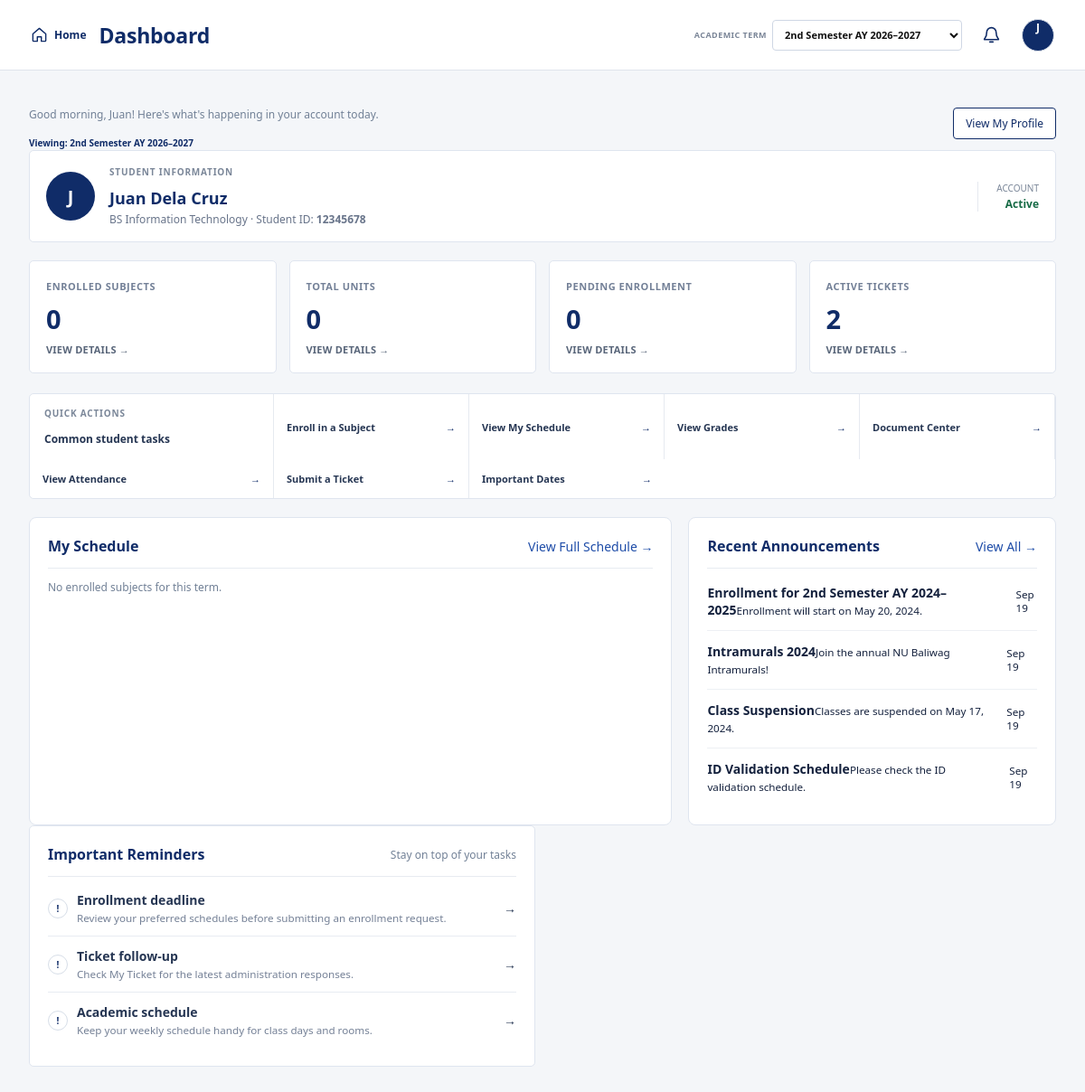
/dashboard.php (signed in), run on the app's committed database.
### tables this page shows
CREATE TABLE academic_terms (
 id INT AUTO_INCREMENT PRIMARY KEY,
 term_key VARCHAR(40) UNIQUE NOT NULL,
 label VARCHAR(120) NOT NULL,
 is_current TINYINT(1) NOT NULL DEFAULT 0,
 sort_order INT NOT NULL DEFAULT 0
);

CREATE TABLE announcements (
 id INT AUTO_INCREMENT PRIMARY KEY,
 title VARCHAR(180) NOT NULL,
 body TEXT NOT NULL,
 type ENUM('General','Important','Event') DEFAULT 'General',
 author_id INT NULL,
 created_at TIMESTAMP DEFAULT CURRENT_TIMESTAMP,
 FOREIGN KEY (author_id) REFERENCES users(id) ON DELETE SET NULL
);

### config.php (called while the page is built, shortened)
<?php
function e($value) { return htmlspecialchars((string)$value, ENT_QUOTES, 'UTF-8'); }
function get_terms(PDO $pdo): array { try { return $pdo->query('SELECT * FROM academic_terms ORDER BY sort_order DESC')->fetchAll(); } catch (PDOException $e) { return []; } }
function selected_term(PDO $pdo): ?array {
    $terms=get_terms($pdo); if (!$terms) return null;
    $key=$_GET['term']??'';
    foreach($terms as $t) if((int)$t['is_current']===1) return $t;
    return $terms[0];
}

### dashboard.php (the view, shortened to what this page needs)
<?php
require 'config.php'; require_login();
$u=$_SESSION['user']; if($u['role']==='admin'){header('Location: admin.php');exit;} if($u['role']==='faculty'){header('Location: faculty.php');exit;}
$title='Dashboard'; $term=selected_term($pdo); $termId=$term?(int)$term['id']:0;
$subjectCount=$pdo->prepare("SELECT COUNT(*) FROM enrollments WHERE student_id=? AND status='approved' AND term_id=?");$subjectCount->execute([$u['id'],$termId]);$subjects=(int)$subjectCount->fetchColumn();
$unitsQ=$pdo->prepare("SELECT COALESCE(SUM(s.units),0) FROM enrollments e JOIN subjects s ON s.id=e.subject_id WHERE e.student_id=? AND e.status='approved' AND e.term_id=?");$unitsQ->execute([$u['id'],$termId]);$units=(int)$unitsQ->fetchColumn();
$t=$pdo->prepare("SELECT COUNT(*) FROM tickets WHERE student_id=? AND status NOT IN ('Resolved','Rejected')");$t->execute([$u['id']]);$tickets=(int)$t->fetchColumn();
$pending=$pdo->prepare("SELECT COUNT(*) FROM enrollments WHERE student_id=? AND status='pending' AND term_id=?");$pending->execute([$u['id'],$termId]);$pending=(int)$pending->fetchColumn();
$anns=$pdo->query("SELECT * FROM announcements ORDER BY created_at DESC LIMIT 4")->fetchAll();
$sched=$pdo->prepare("SELECT s.*,sub.code,sub.name FROM schedules s JOIN subjects sub ON sub.id=s.subject_id WHERE s.student_id=? AND s.term_id=? ORDER BY FIELD(s.day_name,'Monday','Tuesday','Wednesday','Thursday','Friday','Saturday'),s.start_time");$sched->execute([$u['id'],$termId]);$sched=$sched->fetchAll();
$reminders=[['Enrollment deadline','Review your preferred schedules before submitting an enrollment request.','enrollment.php'],['Ticket follow-up','Check My Ticket for the latest administration responses.','tickets.php'],['Academic schedule','Keep your weekly schedule handy for class days and rooms.','schedule.php']];
function stat_card($label,$value,$link,$color='blue'){return '<div class="card stat"><span class="muted">'.e($label).'</span><div class="num '.e($color).'">'.e($value).'</div><a class="stat-link" href="'.e($link).'">View details →</a></div>';}
require 'header.php';
?>
<div class="dashboard-intro"><div><p class="muted">Good morning, <?=e(explode(' ',$u['name'])[0])?>! Here's what's happening in your account today.</p><span class="term-context">Viewing: <?=e($term['label']??'Academic Term')?></span></div><a class="btn subtle-btn" href="profile.php">View My Profile</a></div>
<div class="student-card"><div class="student-card-avatar"><?php if(!empty($u['avatar_path'])):?><img src="<?=e($u['avatar_path'])?>" alt="Profile picture"><?php else:?><?=e(strtoupper(substr($u['name'],0,1)))?><?php endif;?></div><div class="student-card-main"><div class="eyebrow">STUDENT INFORMATION</div><h2><?=e($u['name'])?></h2><p><?=e($u['program'] ?: 'Program not set')?> · Student ID: <b><?=e($u['student_id'] ?: '—')?></b></p></div><div class="student-status"><span>Account</span><b>Active</b></div></div>
<div class="cards"><?=stat_card('Enrolled Subjects',$subjects,'enrollment.php','blue')?><?=stat_card('Total Units',$units,'enrollment.php','green')?><?=stat_card('Pending Enrollment',$pending,'enrollment.php','orange')?><?=stat_card('Active Tickets',$tickets,'tickets.php','purple')?></div>
<div class="quick-actions"><div class="quick-title"><span class="eyebrow">QUICK ACTIONS</span><b>Common student tasks</b></div><a href="enrollment.php">Enroll in a Subject <span>→</span></a><a href="schedule.php">View My Schedule <span>→</span></a><a href="grades.php">View Grades <span>→</span></a><a href="documents.php">Document Center <span>→</span></a><a href="attendance.php">View Attendance <span>→</span></a><a href="tickets.php">Submit a Ticket <span>→</span></a><a href="important_dates.php">Important Dates <span>→</span></a></div>
<div class="grid"><div class="card"><div class="card-head"><h3>My Schedule</h3><a href="schedule.php">View Full Schedule →</a></div><?php if(!$sched):?><p class="muted">No enrolled subjects for this term.</p><?php endif;?></div>
<div class="card"><div class="card-head"><h3>Recent Announcements</h3><a href="announcements.php">View All →</a></div><?php foreach($anns as $a):?><div class="list-row clickable-row" onclick="location.href='announcements.php?id=<?=e($a['id'])?>'"><span><b><?=e($a['title'])?></b><small><?=e(mb_strimwidth($a['body'],0,72,'…'))?></small></span><small><?=date('M d',strtotime($a['created_at']))?></small></div><?php endforeach;?></div></div>
<div class="dashboard-lower"><div class="section reminder-panel"><div class="card-head"><h3>Important Reminders</h3><span class="muted">Stay on top of your tasks</span></div><?php foreach($reminders as $r):?><a class="reminder-row" href="<?=e($r[2])?>"><span class="reminder-mark">!</span><span><b><?=e($r[0])?></b><small><?=e($r[1])?></small></span><span>→</span></a><?php endforeach;?></div>
</div>
<?php require 'footer.php'; ?>

### header.php (shortened to what this page needs)
<?php
$terms=(isset($_SESSION['user']['role']) && $_SESSION['user']['role']==='student') ? get_terms($pdo) : [];
$selectedTerm=(isset($_SESSION['user']['role']) && $_SESSION['user']['role']==='student') ? selected_term($pdo) : null;
?>
<!doctype html><html><head><meta charset="utf-8"><meta name="viewport" content="width=device-width,initial-scale=1"><title>ETW – NU Baliwag OMS</title><link rel="stylesheet" href="style.css"></head><body>
<div class="layout no-sidebar"><main class="main"><header class="top"><div class="top-title-group"><a class="home-button" href="<?=($_SESSION['user']['role']??'')==='admin'?'admin.php':(($_SESSION['user']['role']??'')==='faculty'?'faculty.php':'dashboard.php')?>" title="Back to Dashboard" aria-label="Back to Dashboard"><svg viewBox="0 0 24 24" aria-hidden="true"><path d="M3 10.8 12 3l9 7.8v9.2a1 1 0 0 1-1 1h-5.2v-6.2H9.2V21H4a1 1 0 0 1-1-1z" fill="none" stroke="currentColor" stroke-width="1.8" stroke-linejoin="round"/></svg><span>Home</span></a><div><h1><?=e($title??'Dashboard')?></h1></div></div><div class="top-actions">
<?php if($terms): ?><form class="term-switcher" method="get"><label for="global-term">Academic Term</label><select id="global-term" name="term" onchange="this.form.submit()"><?php foreach($terms as $t):?><option value="<?=e($t['term_key'])?>" <?=$selectedTerm&&$selectedTerm['term_key']===$t['term_key']?'selected':''?>><?=e($t['label'])?></option><?php endforeach;?></select></form><?php endif; ?>
<div class="notification-menu-wrap"><button type="button" class="notification-link" id="notification-trigger" aria-haspopup="true" aria-expanded="false" title="Notifications" aria-label="Notifications"><svg class="bell-icon" viewBox="0 0 24 24" aria-hidden="true"><path d="M18 9a6 6 0 0 0-12 0c0 7-3 7-3 9h18c0-2-3-2-3-9M10 21h4" fill="none" stroke="currentColor" stroke-width="1.8" stroke-linecap="round" stroke-linejoin="round"/></svg></button></div><div class="profile-menu-wrap"><button type="button" class="user user-link profile-menu-trigger avatar-only-trigger" id="profile-menu-trigger" aria-haspopup="true" aria-expanded="false" title="Open profile menu" aria-label="Open profile menu"><?php if(!empty($_SESSION['user']['avatar_path'])): ?><img class="avatar" src="<?=e($_SESSION['user']['avatar_path'])?>" alt="Profile picture"><?php else: ?><span class="avatar"><?=e(strtoupper(substr($_SESSION['user']['name'],0,1)))?></span><?php endif; ?></button></div></div></header>

### footer.php
</main></div></body></html>

### data on the page
academic_terms: label "2nd Semester AY 2026–2027"
announcements: title "Enrollment for 2nd Semester AY 2024–2025", body "Enrollment will start on May 20, 2024.", created_at "Sep 19"
announcements: title "Intramurals 2024", body "Join the annual NU Baliwag Intramurals!", created_at "Sep 19"
announcements: title "Class Suspension", body "Classes are suspended on May 17, 2024.", created_at "Sep 19"
announcements: title "ID Validation Schedule", body "Please check the ID validation schedule.", created_at "Sep 19"

### other printed values
$title "Dashboard"
substr($_SESSION['user']['name'],0,1) "J"
explode(' ',$u['name'])[0] "Juan"
substr($u['name'],0,1) "J"
$u['name'] "Juan Dela Cruz"
$u['program'] ?: 'Program not set' "BS Information Technology"
$u['student_id'] ?: '—' "12345678"
$label "ENROLLED SUBJECTS TOTAL UNITS PENDING ENROLLMENT ACTIVE TICKETS"
$value "0 0 0 2"
$r[0] "Enrollment deadline"
$r[1] "Review your preferred schedules before submitting an enrollment request."
$r[0] "Ticket follow-up"
$r[1] "Check My Ticket for the latest administration responses."
$r[0] "Academic schedule"
$r[1] "Keep your weekly schedule handy for class days and rooms."
